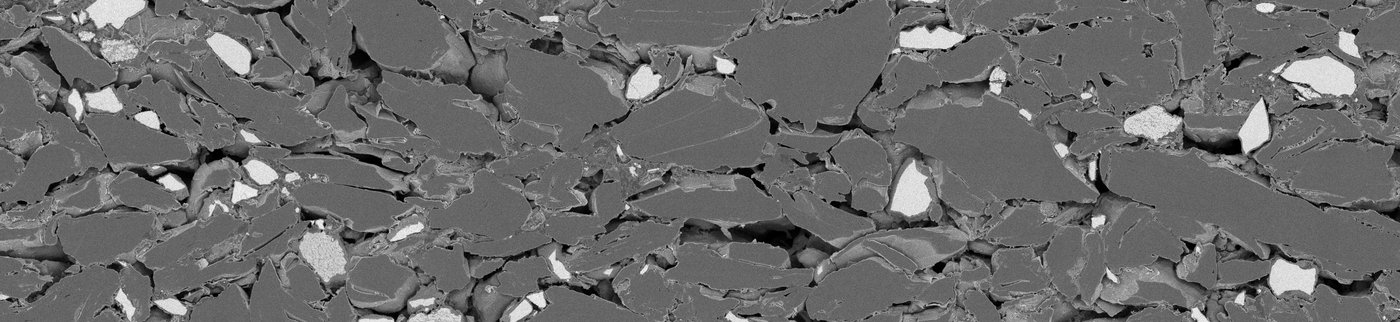
#> input picture lucas-sem-analysis-v3/website/runs/unknown_0eryguqq/input/BSE.jpg, 1400 x 322 px
$ python -i cross_detector.py   (imports and definitions only)
#> lines starting #> are read from the running program, lines starting #| are printed output that depends on the picture
#> further down, picture is the input picture: shape (322, 1400); min 0, max 252, mean 106.9
"""Cross-detector KPIs: the BSE segmentation compared pixel by pixel with the same field's ETD and InLens views."""

import numpy as np
from scipy import ndimage
from skimage import registration

from .segmentation import segment


def _gradient(img: np.ndarray) -> np.ndarray:
    """Smoothed gradient magnitude, used to align views of different detector contrast."""
    g = ndimage.gaussian_filter(img, 1.5)
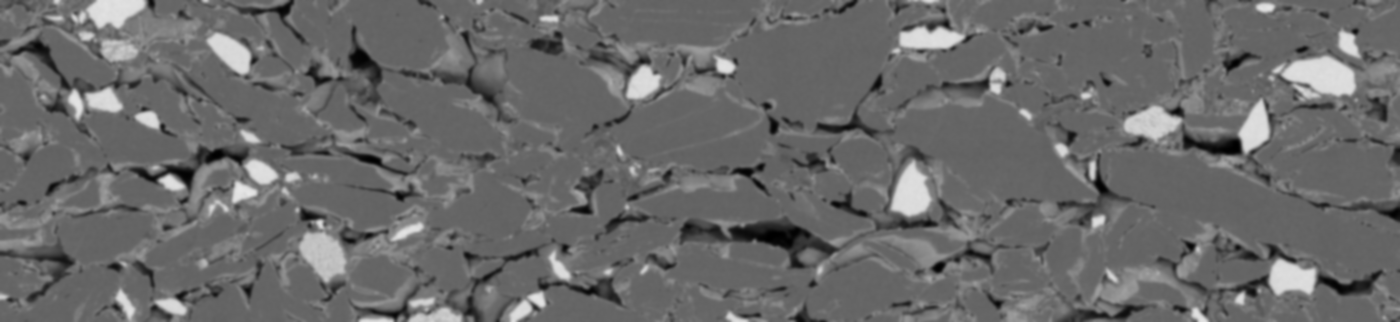
#> g: shape (322, 1400); min 0, max 231, mean 105.9
    return np.hypot(ndimage.sobel(g, 0), ndimage.sobel(g, 1))
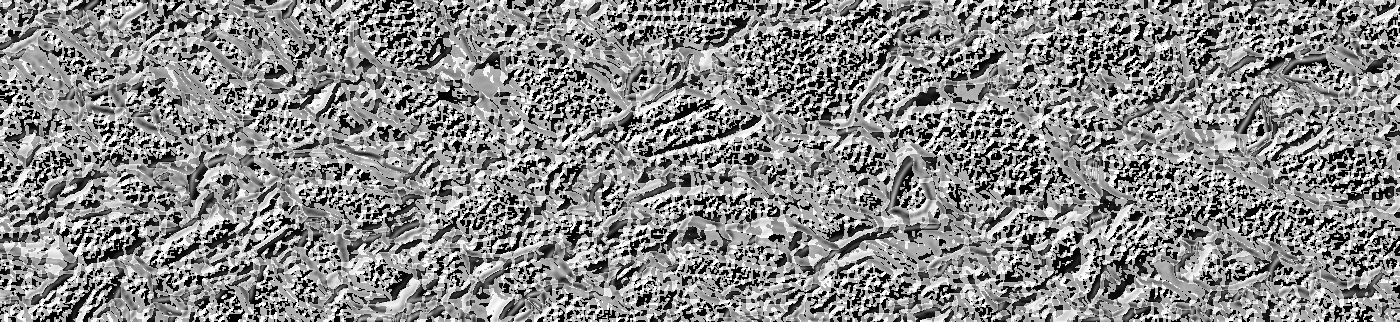
#> returned value: shape (322, 1400) float16; min 0, max 360.5, mean 195.8; drawn with min black and max white


# [45 lines left out: functions _overlap, cross_detector, not called in this run]

>>> import cv2
>>> picture = cv2.imread('../../lucas-sem-analysis-v3/website/runs/unknown_0eryguqq/input/BSE.jpg', cv2.IMREAD_GRAYSCALE)
>>> result = _gradient(picture)

$ run again, on lucas-sem-analysis-v3/website/runs/unknown_0eryguqq/input/ETD.jpg
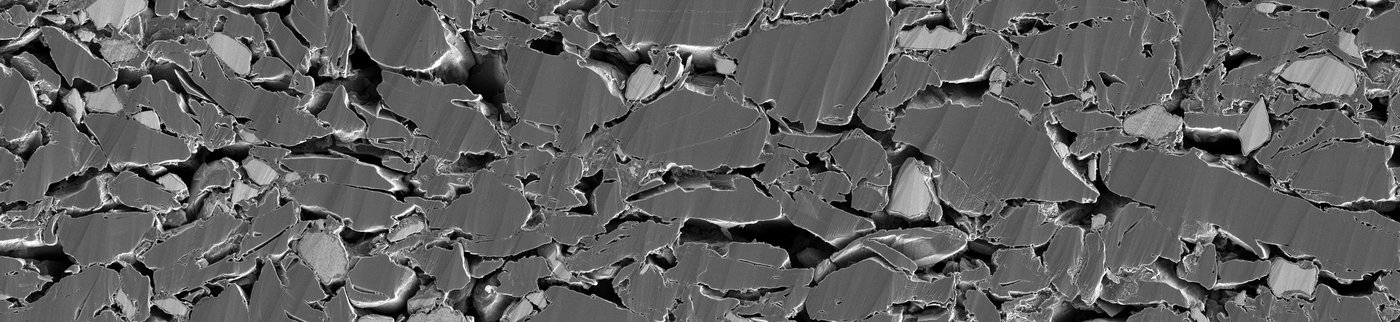
#> input picture lucas-sem-analysis-v3/website/runs/unknown_0eryguqq/input/ETD.jpg, 1400 x 322 px
#> picture is the input picture: shape (322, 1400); min 0, max 255, mean 95.9
#> in _gradient, `g = ndimage.gaussian_filter(img, 1.5)`:
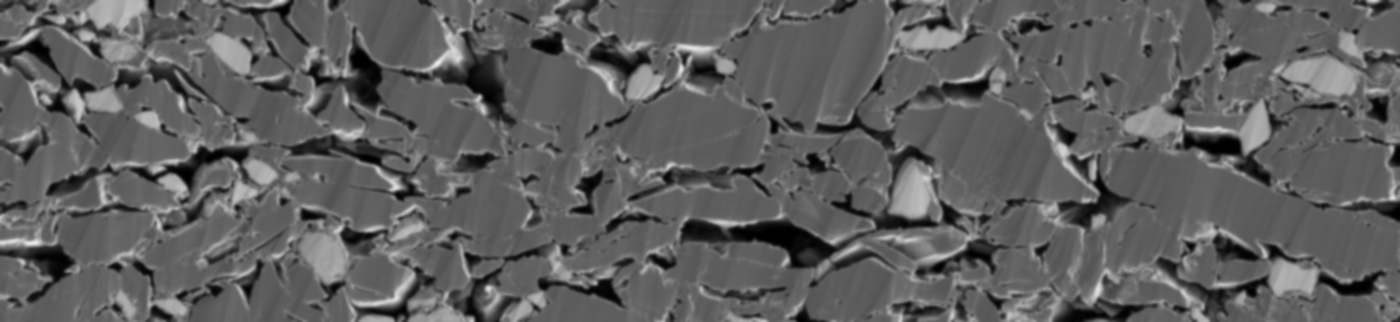
#> g: shape (322, 1400); min 0, max 235, mean 94.9
#> in _gradient, `return np.hypot(ndimage.sobel(g, 0), ndimage.sobel(g, 1))`:
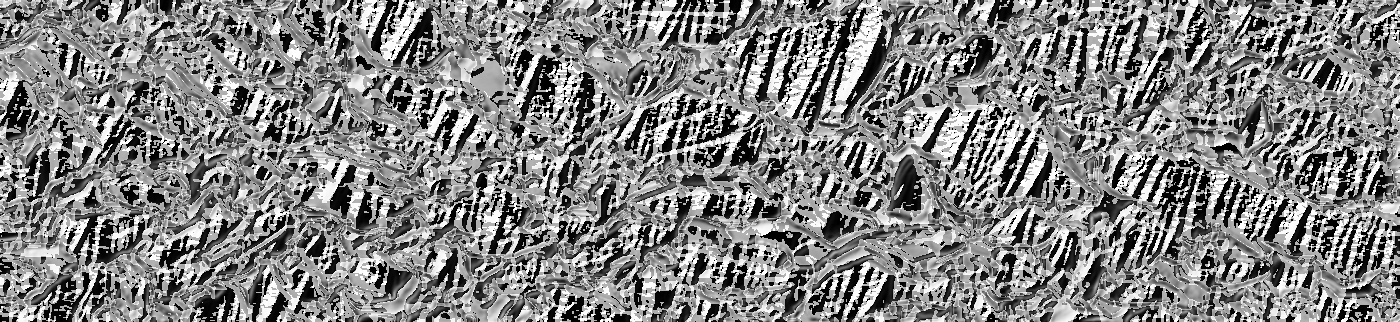
#> returned value: shape (322, 1400) float16; min 0, max 360.5, mean 186.4; drawn with min black and max white
